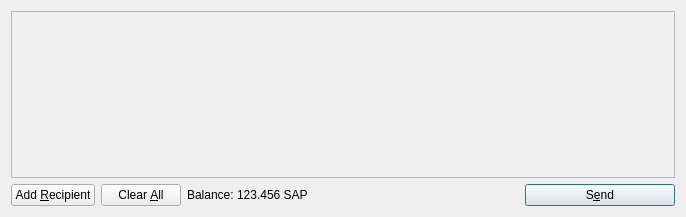
<?xml version="1.0" encoding="UTF-8"?>
<ui version="4.0">
 <class>SendCoinsDialog</class>
 <widget class="QDialog" name="SendCoinsDialog">
  <property name="geometry">
   <rect>
    <x>0</x>
    <y>0</y>
    <width>686</width>
    <height>217</height>
   </rect>
  </property>
  <property name="windowTitle">
   <string>Send Coins</string>
  </property>
  <layout class="QVBoxLayout" name="verticalLayout">
   <item>
    <widget class="QScrollArea" name="scrollArea">
     <property name="widgetResizable">
      <bool>true</bool>
     </property>
     <widget class="QWidget" name="scrollAreaWidgetContents">
      <property name="geometry">
       <rect>
        <x>0</x>
        <y>0</y>
        <width>666</width>
        <height>165</height>
       </rect>
      </property>
      <layout class="QVBoxLayout" name="verticalLayout_2">
       <property name="margin">
        <number>0</number>
       </property>
       <item>
        <layout class="QVBoxLayout" name="entries">
         <property name="spacing">
          <number>6</number>
         </property>
        </layout>
       </item>
       <item>
        <spacer name="verticalSpacer">
         <property name="orientation">
          <enum>Qt::Vertical</enum>
         </property>
         <property name="sizeHint" stdset="0">
          <size>
           <width>20</width>
           <height>40</height>
          </size>
         </property>
        </spacer>
       </item>
      </layout>
     </widget>
    </widget>
   </item>
   <item>
    <layout class="QHBoxLayout" name="horizontalLayout">
     <item>
      <widget class="QPushButton" name="addButton">
       <property name="toolTip">
        <string>Send to multiple recipients at once</string>
       </property>
       <property name="text">
        <string>Add &amp;Recipient</string>
       </property>
       <property name="icon">
        <iconset resource="../bitcoin.qrc">
         <normaloff>:/icons/add</normaloff>:/icons/add</iconset>
       </property>
       <property name="autoDefault">
        <bool>false</bool>
       </property>
      </widget>
     </item>
     <item>
      <widget class="QPushButton" name="clearButton">
       <property name="sizePolicy">
        <sizepolicy hsizetype="Minimum" vsizetype="Fixed">
         <horstretch>0</horstretch>
         <verstretch>0</verstretch>
        </sizepolicy>
       </property>
       <property name="toolTip">
        <string>Remove all transaction fields</string>
       </property>
       <property name="text">
        <string>Clear &amp;All</string>
       </property>
       <property name="icon">
        <iconset resource="../bitcoin.qrc">
         <normaloff>:/icons/remove</normaloff>:/icons/remove</iconset>
       </property>
       <property name="autoRepeatDelay">
        <number>300</number>
       </property>
       <property name="autoDefault">
        <bool>false</bool>
       </property>
      </widget>
     </item>
     <item>
      <layout class="QHBoxLayout" name="horizontalLayout_2">
       <property name="spacing">
        <number>3</number>
       </property>
       <item>
        <widget class="QLabel" name="label">
         <property name="text">
          <string>Balance:</string>
         </property>
        </widget>
       </item>
       <item>
        <widget class="QLabel" name="labelBalance">
         <property name="cursor">
          <cursorShape>IBeamCursor</cursorShape>
         </property>
         <property name="text">
          <string>123.456 SAP</string>
         </property>
         <property name="textInteractionFlags">
          <set>Qt::LinksAccessibleByMouse|Qt::TextSelectableByKeyboard|Qt::TextSelectableByMouse</set>
         </property>
        </widget>
       </item>
      </layout>
     </item>
     <item>
      <spacer name="horizontalSpacer">
       <property name="orientation">
        <enum>Qt::Horizontal</enum>
       </property>
       <property name="sizeHint" stdset="0">
        <size>
         <width>40</width>
         <height>20</height>
        </size>
       </property>
      </spacer>
     </item>
     <item>
      <widget class="QPushButton" name="sendButton">
       <property name="minimumSize">
        <size>
         <width>150</width>
         <height>0</height>
        </size>
       </property>
       <property name="toolTip">
        <string>Confirm the send action</string>
       </property>
       <property name="text">
        <string>S&amp;end</string>
       </property>
       <property name="icon">
        <iconset resource="../bitcoin.qrc">
         <normaloff>:/icons/send</normaloff>:/icons/send</iconset>
       </property>
       <property name="default">
        <bool>true</bool>
       </property>
      </widget>
     </item>
    </layout>
   </item>
  </layout>
 </widget>
 <resources>
  <include location="../bitcoin.qrc"/>
 </resources>
 <connections/>
</ui>
